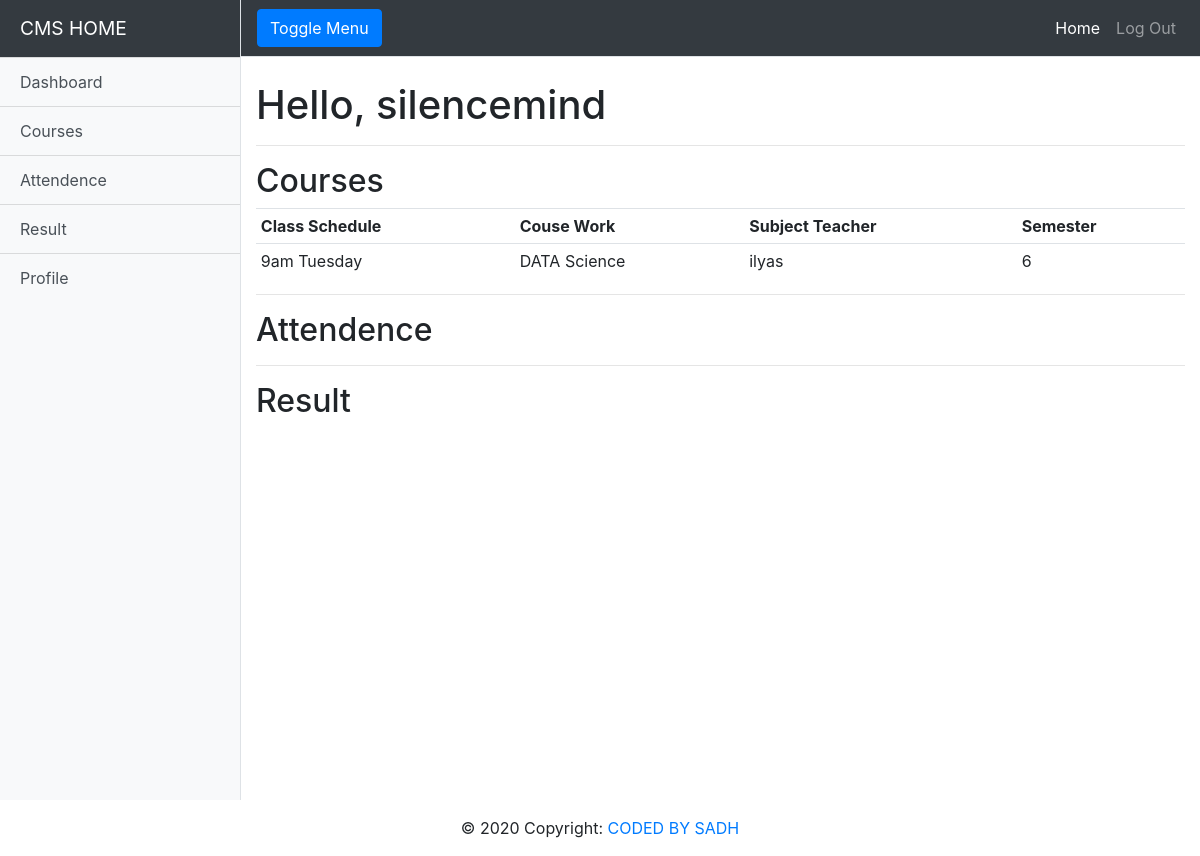
/home/ (signed in), run on an earlier commit of the app's database.
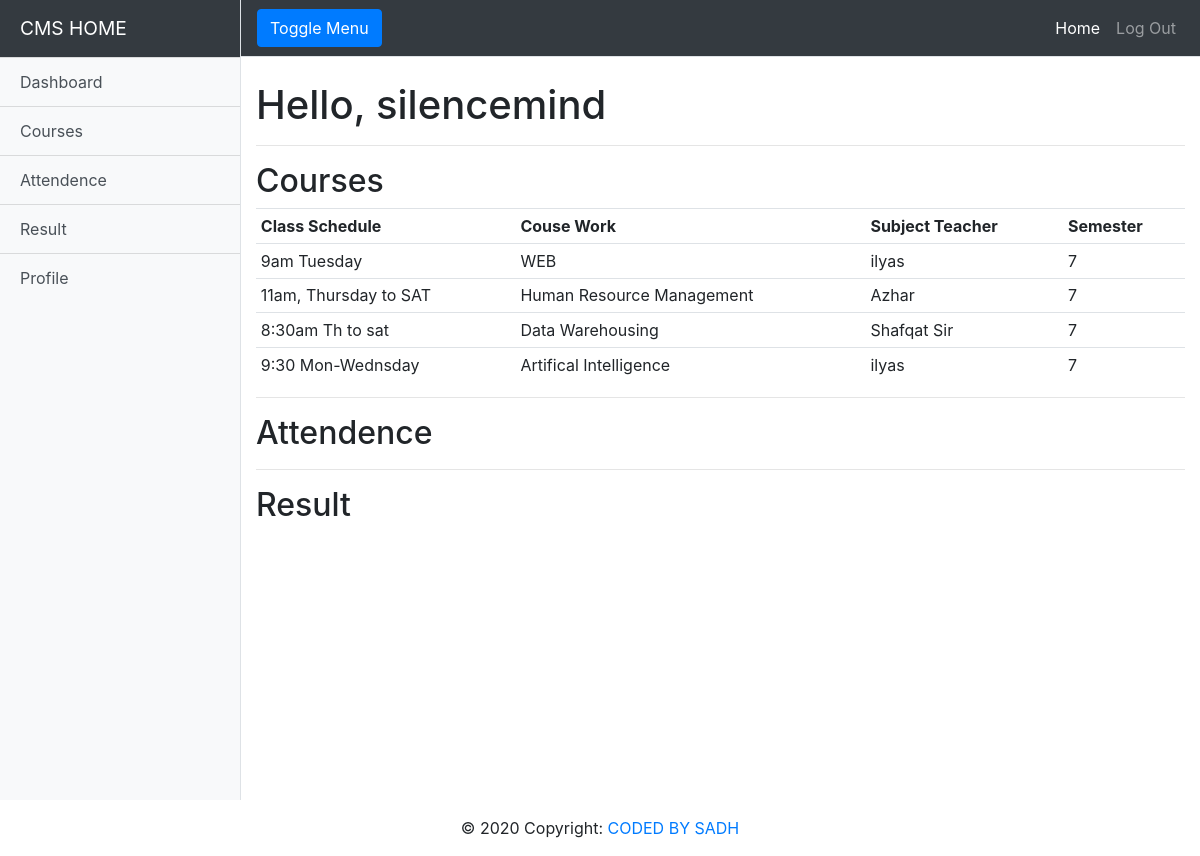
And on a later commit of the database.
### accounts/models.py (models this page shows, shortened)
class BSCS(models.Model):
	class_schedule = models.CharField(max_length=200,null=True)
	course_work = models.CharField(max_length=200,null=True)
	sem = models.CharField(max_length=10,null=True)
	subject_teacher = models.CharField(max_length=200,null=True)

### accounts/views.py (the view)
# urls.py: path('home/', views.home, name='home'),
@login_required(login_url='login')
def home(request):
	all_data = BSCS.objects.all()
	context = {"DATA":all_data}
	return render(request, 'home.html', context)

### accounts/templates/home.html (shortened to what this page needs)
<!DOCTYPE html>
<html lang="en">
<head>
  <link rel="stylesheet" href="https://stackpath.bootstrapcdn.com/bootstrap/4.1.3/css/bootstrap.min.css">
  <link rel="stylesheet" href="https://use.fontawesome.com/releases/v5.6.1/css/all.css">
</head>
<body>
  <div class="d-flex" id="wrapper">
    <div class="bg-light border-right" id="sidebar-wrapper">
      <div class="sidebar-heading" >CMS HOME</div>
      <div class="list-group list-group-flush">
        <a href="#" class="list-group-item list-group-item-action bg-light">Dashboard</a>
        <a href="#" class="list-group-item list-group-item-action bg-light">Courses</a>
  <a href="#" class="list-group-item list-group-item-action bg-light">Attendence</a>
         <a href="#" class="list-group-item list-group-item-action bg-light">Result</a>
        <a href="#" class="list-group-item list-group-item-action bg-light">Profile</a>
    </div>
    </div>
    <div id="page-content-wrapper">
      <nav class="navbar navbar-expand-lg navbar-dark bg-dark border-bottom">
        <button class="btn btn-primary" id="menu-toggle">Toggle Menu</button>
        <div class="collapse navbar-collapse" id="navbarSupportedContent">
          <ul class="navbar-nav ml-auto mt-2 mt-lg-0">
            <li class="nav-item active">
              <a class="nav-link" href="#">Home <span class="sr-only">(current)</span></a>
            </li>
            <li class="nav-item">
              <a class="nav-link" href="{% url 'logout' %}">Log Out</a>
            </li>
          </ul>
        </div>
      </nav>
      <div class="container-fluid">
        <h1 class="mt-4">Hello, {{request.user}}</h1>
        <hr>
        <h2>Courses</h2>
        <table class="table table-sm">
          <tr>
            <th>Class Schedule </th>
            <th>Couse Work</th>
            <th>Subject Teacher</th>
            <th>Semester</th>
          </tr>
          {% for data  in DATA %}
            <tr>
              <td>{{data.class_schedule}}</td>
              <td>{{data.course_work}}</td>
              <td>{{data.subject_teacher}}</td>
              <td>{{data.sem}}</td>
            </tr>
          {% endfor %}
        </table>
        <hr>
        <h2>Attendence</h2>
        <hr>
        <h2>Result</h2>
      </div>
    </div>
  </div>
<footer class="page-footer font-small dark">
  <div class="footer-copyright text-center py-3">© 2020 Copyright:<a href="#"> CODED BY SADH</a>
  </div>
</footer>
</body>
</html>

### accounts/templates/home.html (style rules this page uses)
#wrapper { overflow-x: hidden; }
.sidebar-heading { background-color:#343a40!important; }
#sidebar-wrapper { min-height: 100vh; margin-left: -15rem; -webkit-transition: margin .25s ease-out; -moz-transition: margin .25s ease-out; -o-transition: margin .25s ease-out; transition: margin .25s ease-out; color:white; }
#sidebar-wrapper .sidebar-heading { padding: 0.875rem 1.25rem; font-size: 1.2rem; background-color: background-color:#212529; }
#sidebar-wrapper .list-group { width: 15rem; }
#page-content-wrapper { min-width: 100vw; }
@media (min-width: 768px) { #sidebar-wrapper { margin-left: 0; } }
@media (min-width: 768px) { #page-content-wrapper { min-width: 0; width: 100%; } }

What changed in the data, as far as the page shows it:
changed BSCS "9am Tuesday": course_work "DATA Science" → "WEB"; sem "6" → "7"
added BSCS: class_schedule "11am, Thursday to SAT", course_work "Human Resource Management", subject_teacher "Azhar", sem "7"
added BSCS: class_schedule "8:30am Th to sat", course_work "Data Warehousing", subject_teacher "Shafqat Sir", sem "7"
added BSCS: class_schedule "9:30 Mon-Wednsday", course_work "Artifical Intelligence", subject_teacher "ilyas", sem "7"
